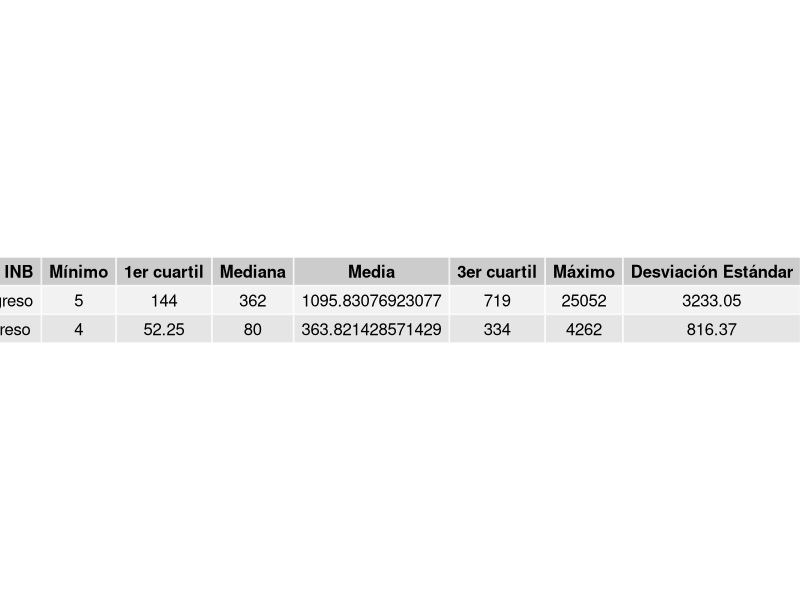
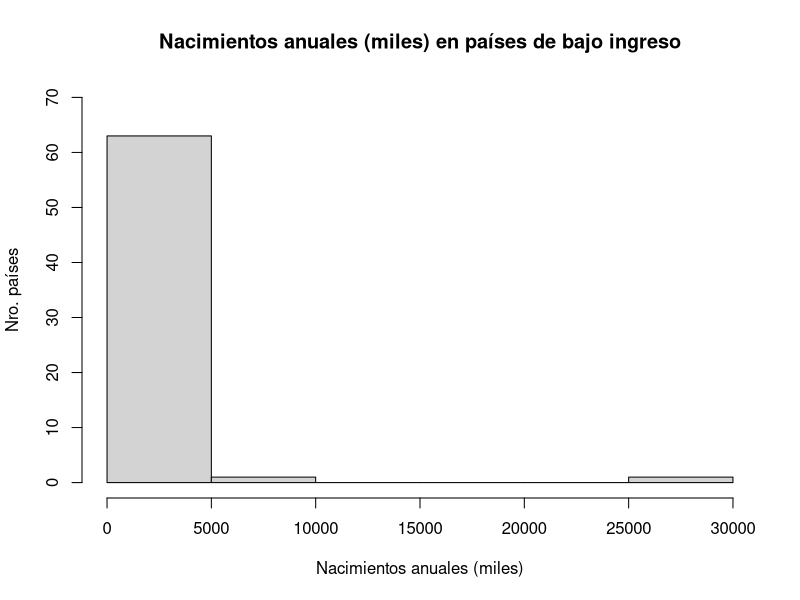
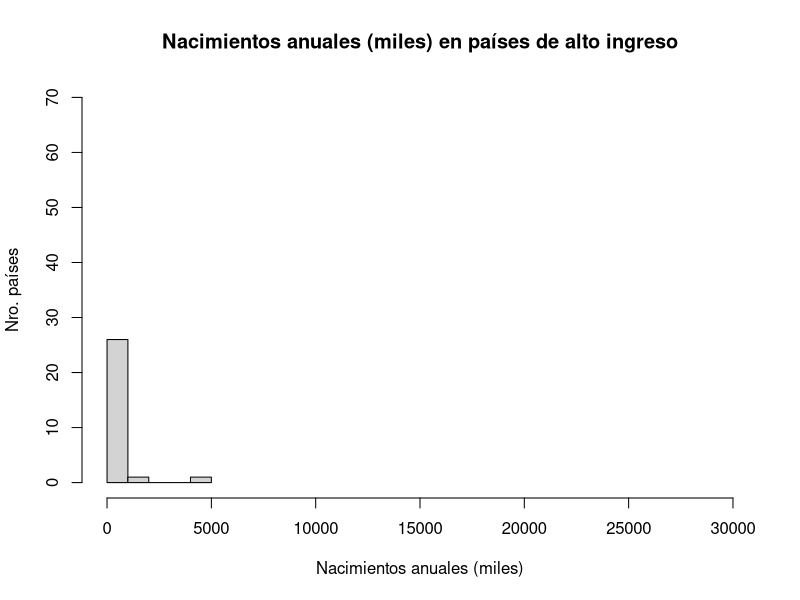

Write the R code that produced these figures, in order.
# 	
#		ESTADISTICA PARA INGENIEROS - PROYECTO 1
#
#		ACTIVIDAD 3
#
#			Comparación mediante estudio de distribución de la variable "Nacimientos anuales (miles)"
#			entre los países de bajo ingreso y los países de alto ingreso.
#
#		AUTORES:
#			- Jose Acevedo 13-10006
#			- Pablo Betancourt 13-10147

library(gridExtra)
options(scipen=999)

datosUnicef <- read.csv2("Unicef.csv", fileEncoding="latin1", check.names=FALSE)

# Extracción de datos
paisesBajoIngreso <- subset(datosUnicef, datosUnicef$"INB per capita (dolares)"<1035)
paisesAltoIngreso <- subset(datosUnicef, datosUnicef$"INB per capita (dolares)">12616)

# Datos de distribución de nacimientos anuales en países de bajo ingreso.
nacimientoBajoIngreso <- as.numeric(unlist(paisesBajoIngreso["Nacimientos anuales (miles)"]))
nacimientoBajoIngresoDatos<-summary(nacimientoBajoIngreso)
rango <- max(nacimientoBajoIngreso) - min(nacimientoBajoIngreso)
nacimientoBajoIngresoDatos <- c("Bajo Ingreso",nacimientoBajoIngresoDatos, round(sd(nacimientoBajoIngreso), digits=2), rango)

# Datos de distribución de nacimientos anuales en países de alto ingreso.
nacimientoAltoIngreso <- as.numeric(unlist(paisesAltoIngreso["Nacimientos anuales (miles)"]))
nacimientoAltoIngresoDatos<-summary(nacimientoAltoIngreso)
rango <- max(nacimientoAltoIngreso) - min(nacimientoAltoIngreso)
nacimientoAltoIngresoDatos <- c("Alto Ingreso",nacimientoAltoIngresoDatos, round(sd(nacimientoAltoIngreso), digits=2), rango)

# Tabla de comparación entre nacimientos de países de bajo ingreso y países de alto ingreso.
datos <- c(nacimientoBajoIngresoDatos, nacimientoAltoIngresoDatos)
tabla <- matrix(datos, ncol=9, byrow=TRUE)
colnames(tabla) <- c("Tipo de INB","Mínimo","1er cuartil","Mediana","Media","3er cuartil","Máximo","Desviación Estándar","Rango")
tabla <- as.table(tabla)
row.names(tabla)=NULL
jpeg("A3_Tabla6_NacimientoAnual.jpeg",height=200,width=800)
grid.table(tabla)

# Histograma para países de bajo ingreso
jpeg("A3_Histograma17_NacimientoAnual_BajoIngreso.jpeg")
hist(nacimientoBajoIngreso,
	main="Nacimientos anuales (miles) en países de bajo ingreso",
	xlab="Nacimientos anuales (miles)",
	ylab="Nro. países",
	xlim=c(0,30000),
	ylim=c(0,70)
)

# Histograma para países de alto ingreso
jpeg("A3_Histograma18_NacimientoAnual_AltoIngreso.jpeg")
hist(nacimientoAltoIngreso,
	main="Nacimientos anuales (miles) en países de alto ingreso",
	xlab="Nacimientos anuales (miles)",
	ylab="Nro. países",
	xlim=c(0,30000),
	ylim=c(0,70)
)